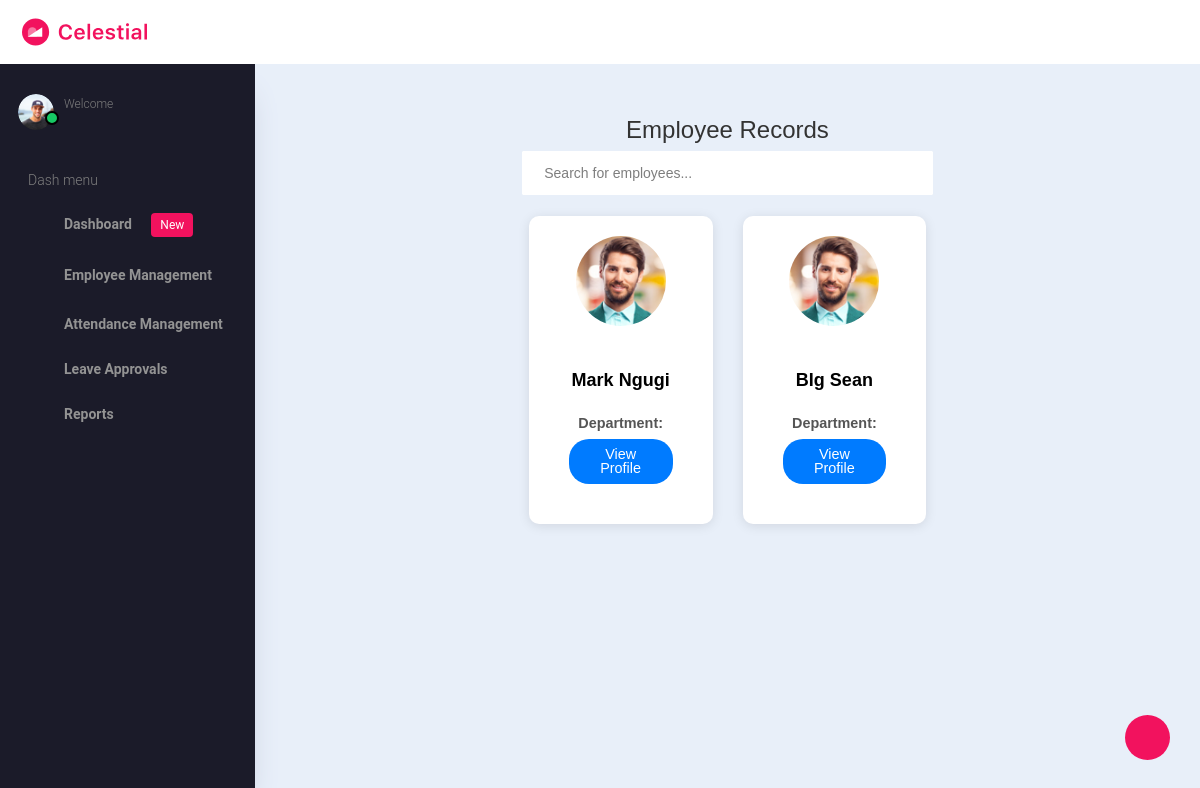
The page /employee-profile/ on the database as committed earlier.
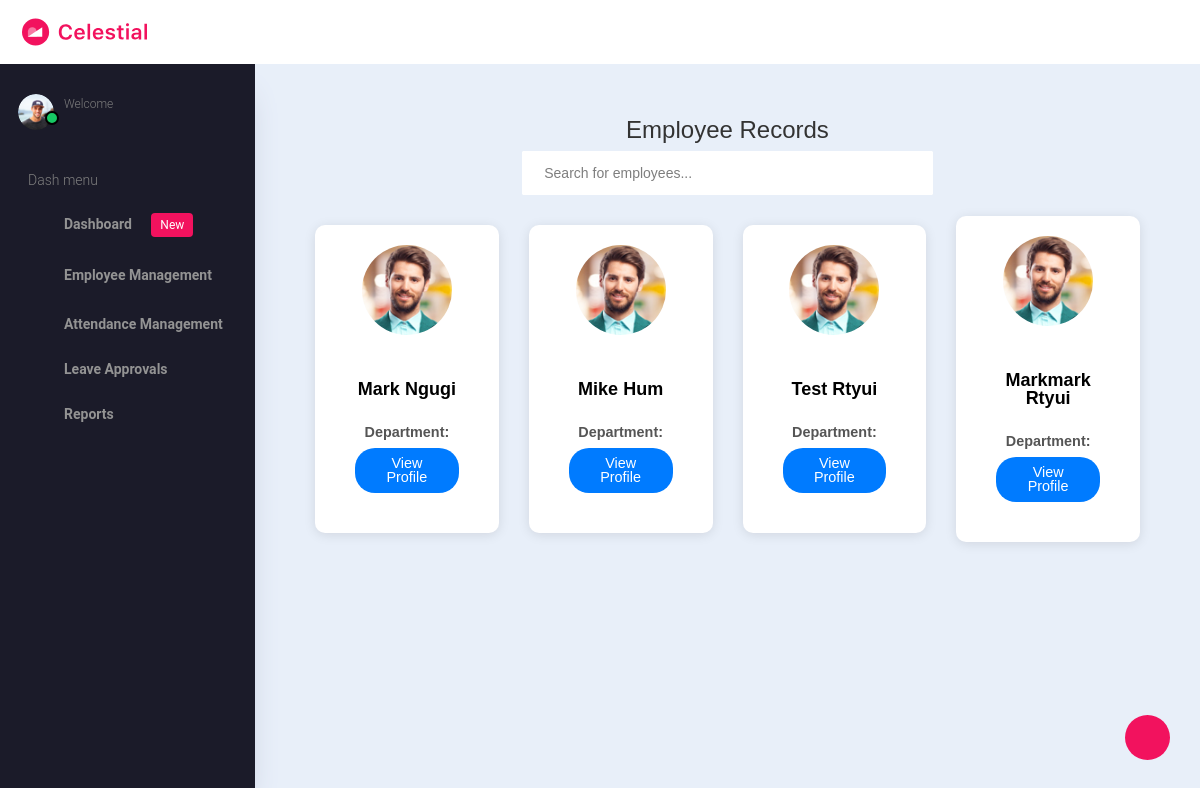
The same page on the database as committed later.
### accounts/models.py (models this page shows, shortened)
class CustomUser(AbstractUser):
    ROLE_CHOICES = [
        ('admin', 'Admin'),
        ('hr_manager', 'HR Manager'),
        ('employee', 'Employee'),
    ]
    role = models.CharField(max_length=20, choices=ROLE_CHOICES, default='employee')
    gender = models.CharField(max_length=20, choices=[('male', 'Male'), ('female', 'Female')], default='male')
    phone = models.CharField(max_length=15, blank=True, null=True)
    position = models.CharField(max_length=100, blank=True, null=True)
    start_date = models.DateField(blank=True, null=True)
    exit_date = models.DateField(null=True, blank=True)
    reason_for_leaving = models.CharField(max_length=255, null=True, blank=True)
    otp_secret = models.CharField(max_length=32, default='', blank=True)

### hrms/views.py (the view)
# urls.py: path('employee-profile/',employee_profile,name = 'employeeprofile'),
def employee_profile(request):
    query = request.GET.get('q', '')  # Get the search query from the request
    employees = CustomUser.objects.filter(role__in=['employee', 'hr_manager'])
    if query:
        employees = employees.filter(
            models.Q(first_name__icontains=query) | models.Q(last_name__icontains=query)
        )
    context = {'employees': employees}
    return render(request, 'hrms/admin/employee-management/employee_profile.html', context)

### hrms/templates/hrms/admin/employee-management/employee_profile.html (shortened to what this page needs)
{% extends 'hrms/admin/base.html' %}
{% block content %}
<body>
    <div class="container-fluid">
        <div class="container mt-4">
            <h2 class="text-center">Employee Records</h2>
            <div class="search-bar text-center">
                <form method="get">
                    <input type="text" name="q" id="searchInput" placeholder="Search for employees..." class="form-control w-50 mx-auto" value="{{ request.GET.q|default:'' }}">
                </form>
            </div>
            <div class="row justify-content-center">
                {% for employee in employees %}
                <div class="col-md-3 col-sm-6 mb-4 d-flex align-items-stretch employee-card">
                    <div class="card text-center">
                        <img src="/static/images/faces/face1.jpg" class="card-img-top" alt="Employee 1">
                        <div class="card-body">
                            <h5 class="card-title">{{ employee.first_name }} {{ employee.last_name }}</h5>
                            <p class="card-text"><b>Department:</b> {{ employee.department }}</p>
                            <button class="btn btn-primary view-profile-btn" data-bs-toggle="modal" data-bs-target="#employeeModal"
                                data-firstname="{{ employee.first_name }}"
                                data-lastname="{{ employee.last_name }}"
                                data-position="{{ employee.position }}"
                                data-department="{{ employee.department }}"
                                data-role="{{ employee.role }}"
                                data-email="{{ employee.email }}"
                                data-phone="{{employee.phone}}">
                                View Profile
                            </button>
                        </div>
                    </div>
                </div>
                {% endfor %}
            </div>
        </div>
    </div>
    <link href="https://cdn.jsdelivr.net/npm/bootstrap-icons/font/bootstrap-icons.css" rel="stylesheet">
</body>
{% endblock %}

### hrms/templates/hrms/admin/base.html (shortened to what this page needs)
<!DOCTYPE html>
<html lang="en">
  <head>
    <link rel="stylesheet" href="/static/vendors/typicons.font/font/typicons.css">
    <link rel="stylesheet" href="/static/vendors/css/vendor.bundle.base.css">
    <link rel="stylesheet" href="/static/css/vertical-layout-light/style.css">
  </head>
  <body>
    <div class="container-scroller">
      <nav class="navbar col-lg-12 col-12 p-0 fixed-top d-flex flex-row">
        <div class="text-center navbar-brand-wrapper d-flex align-items-center justify-content-center">
          <a class="navbar-brand brand-logo" href="index.html"><img src="images/logo.svg" alt="logo"/></a>
          <button class="navbar-toggler navbar-toggler align-self-center d-none d-lg-flex" type="button" data-toggle="minimize">
            <span class="typcn typcn-th-menu"></span>
          </button>
        </div>
        <div class="navbar-menu-wrapper d-flex align-items-center justify-content-end">
          <ul class="navbar-nav navbar-nav-right">
            <li class="nav-item nav-profile dropdown">
              <a class="nav-link dropdown-toggle  pl-0 pr-0" href="#" data-toggle="dropdown" id="profileDropdown">
                <i class="typcn typcn-user-outline mr-0"></i>
              </a>
            </li>
          </ul>
        </div>
      </nav>
      <div class="container-fluid page-body-wrapper">
        <div class="theme-setting-wrapper">
          <div id="settings-trigger"><i class="typcn typcn-cog-outline"></i></div>
        </div>
        <nav class="sidebar sidebar-offcanvas" id="sidebar">
        <ul class="nav">
          <li class="nav-item">
            <div class="d-flex sidebar-profile">
              <div class="sidebar-profile-image">
                <img src="/static/images/faces/face29.png" alt="image">
                <span class="sidebar-status-indicator"></span>
              </div>
              <div class="sidebar-profile-name">
                <p class="sidebar-designation">
                  Welcome
                </p>
              </div>
            </div>
            <p class="sidebar-menu-title">Dash menu</p>
          </li>
          <li class="nav-item">
            <a class="nav-link" href="{%url 'admin_dashboard'%}">
              <i class="typcn typcn-device-desktop menu-icon"></i>
              <span class="menu-title">Dashboard <span class="badge badge-primary ml-3">New</span></span>
            </a>
          </li>
          <li class="nav-item">
            <a class="nav-link" data-toggle="collapse" href="#ui-basic" aria-expanded="false" aria-controls="ui-basic">
              <i class="typcn typcn-briefcase menu-icon"></i>
              <span class="menu-title">Employee Management</span> &nbsp;
              <i class="typcn typcn-chevron-right menu-arrow"></i>
            </a>
          </li>
          <li class="nav-item">
            <a class="nav-link" data-toggle="collapse" href="#form-elements" aria-expanded="false" aria-controls="form-elements">
              <i class="typcn typcn-film menu-icon"></i>
              <span class="menu-title">Attendance Management</span>
              <i class="menu-arrow"></i>
            </a>
          </li>
          <li class="nav-item">
            <a class="nav-link" data-toggle="collapse" href="#charts" aria-expanded="false" aria-controls="charts">
              <i class="typcn typcn-chart-pie-outline menu-icon"></i>
              <span class="menu-title">Leave Approvals</span>
              <i class="menu-arrow"></i>
            </a>
          </li>
          <li class="nav-item">
            <a class="nav-link" data-toggle="collapse" href="#tables" aria-expanded="false" aria-controls="tables">
              <i class="typcn typcn-th-small-outline menu-icon"></i>
              <span class="menu-title">Reports</span>
              <i class="menu-arrow"></i>
            </a>
          </li>
        </ul>
      </nav>
        <div class="main-panel">
          <div class="content-wrapper">
            {%block content%}
            {%endblock%}
          </div>
        </div>
      </div>
    </div>
  </body>
</html>

### hrms/templates/hrms/admin/employee-management/employee_profile.html (style rules this page uses)
body { font-family: Arial, sans-serif; background-color: #f4f7fa; color: #333; }
.container { margin-top: 15px; }
.search-bar { margin-bottom: 20px; }
.card { border: none; border-radius: 10px; box-shadow: 0 2px 12px rgba(0, 0, 0, 0.1); max-width: 280px; margin: auto; padding: 10px; transition: transform 0.2s; }
.card-img-top { width: 90px; height: 90px; border-radius: 50%; object-fit: cover; margin: 10px auto; }
.card-body { display: flex; flex-direction: column; justify-content: space-between; padding: 0.5rem; height: 100%; }
.card-title { font-size: 1.15rem; font-weight: bold; text-align: center; margin-top: 5px; }
.card-text { font-size: 0.9rem; color: #555; text-align: center; margin-bottom: 5px; }
.btn-primary { background-color: #007bff; border: none; border-radius: 20px; padding: 8px 16px; font-size: 0.9rem; align-self: center; margin-top: auto; }

Rows that differ between the two databases and show on the page:
removed CustomUser: first_name "BIg", last_name "Sean"
added CustomUser: first_name "Mike", last_name "Hum"
added CustomUser: first_name "Test", last_name "Rtyui"
added CustomUser: first_name "Markmark", last_name "Rtyui"
